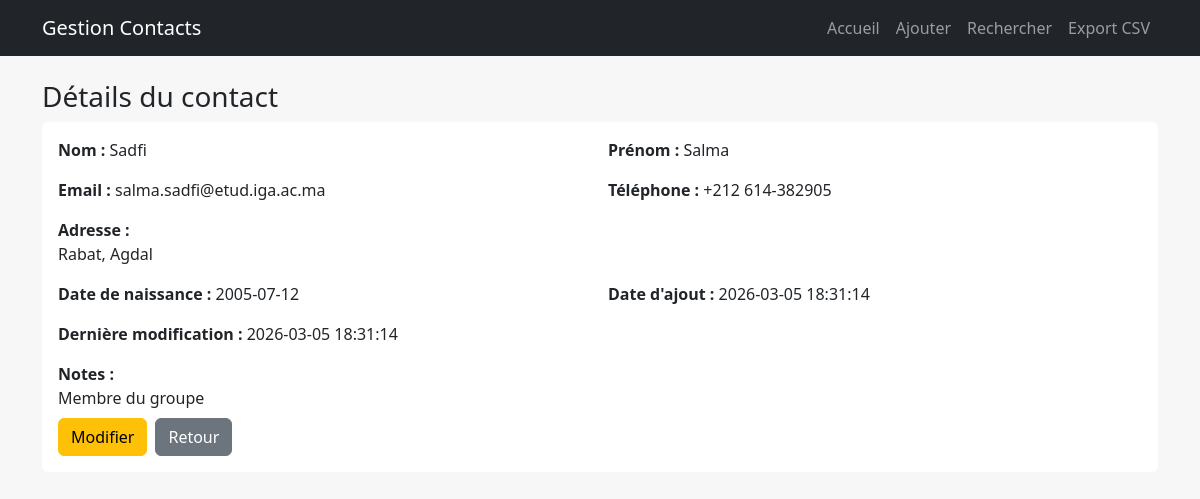
Screenshot of /voir.php?id=2 with the database file from the repository.
### tables this page shows
CREATE TABLE `contacts` (
  `id` int(11) NOT NULL,
  `nom` varchar(100) NOT NULL,
  `prenom` varchar(100) NOT NULL,
  `email` varchar(150) DEFAULT NULL,
  `telephone` varchar(20) DEFAULT NULL,
  `adresse` text DEFAULT NULL,
  `date_naissance` date DEFAULT NULL,
  `notes` text DEFAULT NULL,
  `date_creation` timestamp NOT NULL DEFAULT current_timestamp(),
  `date_modification` timestamp NOT NULL DEFAULT current_timestamp() ON UPDATE current_timestamp()
);

### voir.php (the view, shortened to what this page needs)
<?php
require_once __DIR__ . "/includes/init.php";
$id = isset($_GET["id"]) ? (int)$_GET["id"] : 0;
$stmt = $pdo->prepare("SELECT * FROM contacts WHERE id = ?");
$stmt->execute([$id]);
$contact = $stmt->fetch();
require_once __DIR__ . "/includes/header.php";
?>
<h3>Détails du contact</h3>
<div class="bg-white p-3 rounded">
  <div class="row g-3">
    <div class="col-md-6"><strong>Nom :</strong> <?= htmlspecialchars($contact["nom"]) ?></div>
    <div class="col-md-6"><strong>Prénom :</strong> <?= htmlspecialchars($contact["prenom"]) ?></div>
    <div class="col-md-6"><strong>Email :</strong> <?= htmlspecialchars($contact["email"] ?? "") ?></div>
    <div class="col-md-6"><strong>Téléphone :</strong> <?= htmlspecialchars($contact["telephone"] ?? "") ?></div>
    <div class="col-12"><strong>Adresse :</strong><br><?= nl2br(htmlspecialchars($contact["adresse"] ?? "")) ?></div>
    <div class="col-md-6"><strong>Date de naissance :</strong> <?= htmlspecialchars($contact["date_naissance"] ?? "") ?></div>
    <div class="col-md-6"><strong>Date d'ajout :</strong> <?= htmlspecialchars($contact["date_creation"]) ?></div>
    <div class="col-md-6"><strong>Dernière modification :</strong> <?= htmlspecialchars($contact["date_modification"]) ?></div>
    <div class="col-12"><strong>Notes :</strong><br><?= nl2br(htmlspecialchars($contact["notes"] ?? "")) ?></div>
    <div class="col-12 d-flex gap-2 mt-2">
      <a class="btn btn-warning" href="modifier.php?id=<?= (int)$contact["id"] ?>">Modifier</a>
      <a class="btn btn-secondary" href="index.php">Retour</a>
    </div>
  </div>
</div>
<?php require_once __DIR__ . "/includes/footer.php"; ?>

### assets/css/style.css (style rules this page uses)
body { background: #f7f7f7; }

### rows the page displays
contacts: nom "Sadfi", prenom "Salma", email "salma.sadfi@etud.iga.ac.ma", telephone "+212 614-382905", adresse "Rabat, Agdal", date_naissance "2005-07-12", date_creation "2026-03-05 18:31:14", date_modification "2026-03-05 18:31:14", notes "Membre du groupe"
